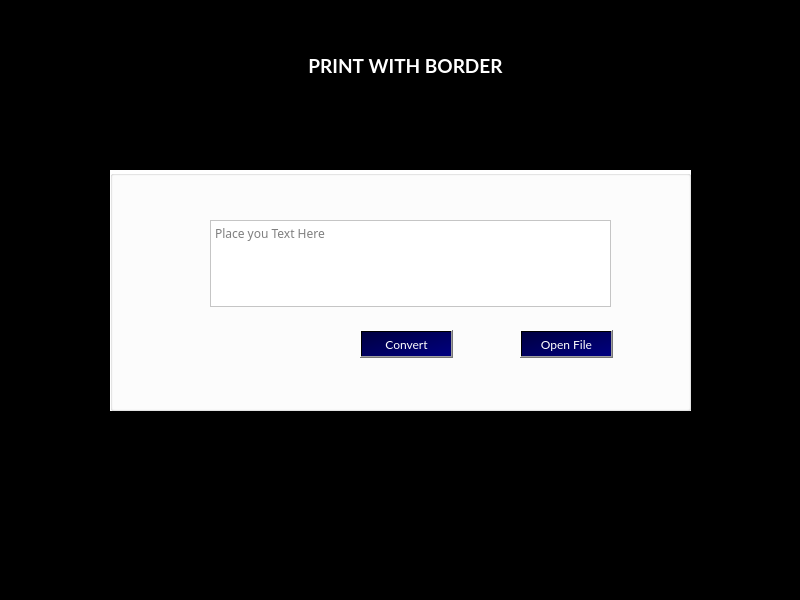
<?xml version="1.0" encoding="UTF-8"?>
<ui version="4.0">
 <class>MainWindow</class>
 <widget class="QMainWindow" name="MainWindow">
  <property name="geometry">
   <rect>
    <x>0</x>
    <y>0</y>
    <width>800</width>
    <height>600</height>
   </rect>
  </property>
  <property name="windowTitle">
   <string>MainWindow</string>
  </property>
  <property name="styleSheet">
   <string notr="true">background-color: rgb(0, 0, 0);</string>
  </property>
  <widget class="QWidget" name="centralwidget">
   <widget class="QLabel" name="title">
    <property name="geometry">
     <rect>
      <x>270</x>
      <y>40</y>
      <width>271</width>
      <height>51</height>
     </rect>
    </property>
    <property name="palette">
     <palette>
      <active>
       <colorrole role="WindowText">
        <brush brushstyle="SolidPattern">
         <color alpha="255">
          <red>255</red>
          <green>255</green>
          <blue>255</blue>
         </color>
        </brush>
       </colorrole>
       <colorrole role="Button">
        <brush brushstyle="SolidPattern">
         <color alpha="255">
          <red>0</red>
          <green>0</green>
          <blue>0</blue>
         </color>
        </brush>
       </colorrole>
       <colorrole role="Light">
        <brush brushstyle="SolidPattern">
         <color alpha="255">
          <red>255</red>
          <green>127</green>
          <blue>255</blue>
         </color>
        </brush>
       </colorrole>
       <colorrole role="Midlight">
        <brush brushstyle="SolidPattern">
         <color alpha="255">
          <red>255</red>
          <green>63</green>
          <blue>255</blue>
         </color>
        </brush>
       </colorrole>
       <colorrole role="Dark">
        <brush brushstyle="SolidPattern">
         <color alpha="255">
          <red>127</red>
          <green>0</green>
          <blue>127</blue>
         </color>
        </brush>
       </colorrole>
       <colorrole role="Mid">
        <brush brushstyle="SolidPattern">
         <color alpha="255">
          <red>170</red>
          <green>0</green>
          <blue>170</blue>
         </color>
        </brush>
       </colorrole>
       <colorrole role="Text">
        <brush brushstyle="SolidPattern">
         <color alpha="255">
          <red>255</red>
          <green>255</green>
          <blue>255</blue>
         </color>
        </brush>
       </colorrole>
       <colorrole role="BrightText">
        <brush brushstyle="SolidPattern">
         <color alpha="255">
          <red>255</red>
          <green>255</green>
          <blue>255</blue>
         </color>
        </brush>
       </colorrole>
       <colorrole role="ButtonText">
        <brush brushstyle="SolidPattern">
         <color alpha="255">
          <red>255</red>
          <green>255</green>
          <blue>255</blue>
         </color>
        </brush>
       </colorrole>
       <colorrole role="Base">
        <brush brushstyle="SolidPattern">
         <color alpha="255">
          <red>0</red>
          <green>0</green>
          <blue>0</blue>
         </color>
        </brush>
       </colorrole>
       <colorrole role="Window">
        <brush brushstyle="SolidPattern">
         <color alpha="255">
          <red>0</red>
          <green>0</green>
          <blue>0</blue>
         </color>
        </brush>
       </colorrole>
       <colorrole role="Shadow">
        <brush brushstyle="SolidPattern">
         <color alpha="255">
          <red>0</red>
          <green>0</green>
          <blue>0</blue>
         </color>
        </brush>
       </colorrole>
       <colorrole role="AlternateBase">
        <brush brushstyle="SolidPattern">
         <color alpha="255">
          <red>255</red>
          <green>127</green>
          <blue>255</blue>
         </color>
        </brush>
       </colorrole>
       <colorrole role="ToolTipBase">
        <brush brushstyle="SolidPattern">
         <color alpha="255">
          <red>255</red>
          <green>255</green>
          <blue>220</blue>
         </color>
        </brush>
       </colorrole>
       <colorrole role="ToolTipText">
        <brush brushstyle="SolidPattern">
         <color alpha="255">
          <red>0</red>
          <green>0</green>
          <blue>0</blue>
         </color>
        </brush>
       </colorrole>
       <colorrole role="PlaceholderText">
        <brush brushstyle="SolidPattern">
         <color alpha="128">
          <red>0</red>
          <green>0</green>
          <blue>0</blue>
         </color>
        </brush>
       </colorrole>
      </active>
      <inactive>
       <colorrole role="WindowText">
        <brush brushstyle="SolidPattern">
         <color alpha="255">
          <red>255</red>
          <green>255</green>
          <blue>255</blue>
         </color>
        </brush>
       </colorrole>
       <colorrole role="Button">
        <brush brushstyle="SolidPattern">
         <color alpha="255">
          <red>0</red>
          <green>0</green>
          <blue>0</blue>
         </color>
        </brush>
       </colorrole>
       <colorrole role="Light">
        <brush brushstyle="SolidPattern">
         <color alpha="255">
          <red>255</red>
          <green>127</green>
          <blue>255</blue>
         </color>
        </brush>
       </colorrole>
       <colorrole role="Midlight">
        <brush brushstyle="SolidPattern">
         <color alpha="255">
          <red>255</red>
          <green>63</green>
          <blue>255</blue>
         </color>
        </brush>
       </colorrole>
       <colorrole role="Dark">
        <brush brushstyle="SolidPattern">
         <color alpha="255">
          <red>127</red>
          <green>0</green>
          <blue>127</blue>
         </color>
        </brush>
       </colorrole>
       <colorrole role="Mid">
        <brush brushstyle="SolidPattern">
         <color alpha="255">
          <red>170</red>
          <green>0</green>
          <blue>170</blue>
         </color>
        </brush>
       </colorrole>
       <colorrole role="Text">
        <brush brushstyle="SolidPattern">
         <color alpha="255">
          <red>255</red>
          <green>255</green>
          <blue>255</blue>
         </color>
        </brush>
       </colorrole>
       <colorrole role="BrightText">
        <brush brushstyle="SolidPattern">
         <color alpha="255">
          <red>255</red>
          <green>255</green>
          <blue>255</blue>
         </color>
        </brush>
       </colorrole>
       <colorrole role="ButtonText">
        <brush brushstyle="SolidPattern">
         <color alpha="255">
          <red>255</red>
          <green>255</green>
          <blue>255</blue>
         </color>
        </brush>
       </colorrole>
       <colorrole role="Base">
        <brush brushstyle="SolidPattern">
         <color alpha="255">
          <red>0</red>
          <green>0</green>
          <blue>0</blue>
         </color>
        </brush>
       </colorrole>
       <colorrole role="Window">
        <brush brushstyle="SolidPattern">
         <color alpha="255">
          <red>0</red>
          <green>0</green>
          <blue>0</blue>
         </color>
        </brush>
       </colorrole>
       <colorrole role="Shadow">
        <brush brushstyle="SolidPattern">
         <color alpha="255">
          <red>0</red>
          <green>0</green>
          <blue>0</blue>
         </color>
        </brush>
       </colorrole>
       <colorrole role="AlternateBase">
        <brush brushstyle="SolidPattern">
         <color alpha="255">
          <red>255</red>
          <green>127</green>
          <blue>255</blue>
         </color>
        </brush>
       </colorrole>
       <colorrole role="ToolTipBase">
        <brush brushstyle="SolidPattern">
         <color alpha="255">
          <red>255</red>
          <green>255</green>
          <blue>220</blue>
         </color>
        </brush>
       </colorrole>
       <colorrole role="ToolTipText">
        <brush brushstyle="SolidPattern">
         <color alpha="255">
          <red>0</red>
          <green>0</green>
          <blue>0</blue>
         </color>
        </brush>
       </colorrole>
       <colorrole role="PlaceholderText">
        <brush brushstyle="SolidPattern">
         <color alpha="128">
          <red>0</red>
          <green>0</green>
          <blue>0</blue>
         </color>
        </brush>
       </colorrole>
      </inactive>
      <disabled>
       <colorrole role="WindowText">
        <brush brushstyle="SolidPattern">
         <color alpha="255">
          <red>255</red>
          <green>255</green>
          <blue>255</blue>
         </color>
        </brush>
       </colorrole>
       <colorrole role="Button">
        <brush brushstyle="SolidPattern">
         <color alpha="255">
          <red>0</red>
          <green>0</green>
          <blue>0</blue>
         </color>
        </brush>
       </colorrole>
       <colorrole role="Light">
        <brush brushstyle="SolidPattern">
         <color alpha="255">
          <red>255</red>
          <green>127</green>
          <blue>255</blue>
         </color>
        </brush>
       </colorrole>
       <colorrole role="Midlight">
        <brush brushstyle="SolidPattern">
         <color alpha="255">
          <red>255</red>
          <green>63</green>
          <blue>255</blue>
         </color>
        </brush>
       </colorrole>
       <colorrole role="Dark">
        <brush brushstyle="SolidPattern">
         <color alpha="255">
          <red>127</red>
          <green>0</green>
          <blue>127</blue>
         </color>
        </brush>
       </colorrole>
       <colorrole role="Mid">
        <brush brushstyle="SolidPattern">
         <color alpha="255">
          <red>170</red>
          <green>0</green>
          <blue>170</blue>
         </color>
        </brush>
       </colorrole>
       <colorrole role="Text">
        <brush brushstyle="SolidPattern">
         <color alpha="255">
          <red>255</red>
          <green>255</green>
          <blue>255</blue>
         </color>
        </brush>
       </colorrole>
       <colorrole role="BrightText">
        <brush brushstyle="SolidPattern">
         <color alpha="255">
          <red>255</red>
          <green>255</green>
          <blue>255</blue>
         </color>
        </brush>
       </colorrole>
       <colorrole role="ButtonText">
        <brush brushstyle="SolidPattern">
         <color alpha="255">
          <red>255</red>
          <green>255</green>
          <blue>255</blue>
         </color>
        </brush>
       </colorrole>
       <colorrole role="Base">
        <brush brushstyle="SolidPattern">
         <color alpha="255">
          <red>0</red>
          <green>0</green>
          <blue>0</blue>
         </color>
        </brush>
       </colorrole>
       <colorrole role="Window">
        <brush brushstyle="SolidPattern">
         <color alpha="255">
          <red>0</red>
          <green>0</green>
          <blue>0</blue>
         </color>
        </brush>
       </colorrole>
       <colorrole role="Shadow">
        <brush brushstyle="SolidPattern">
         <color alpha="255">
          <red>0</red>
          <green>0</green>
          <blue>0</blue>
         </color>
        </brush>
       </colorrole>
       <colorrole role="AlternateBase">
        <brush brushstyle="SolidPattern">
         <color alpha="255">
          <red>255</red>
          <green>0</green>
          <blue>255</blue>
         </color>
        </brush>
       </colorrole>
       <colorrole role="ToolTipBase">
        <brush brushstyle="SolidPattern">
         <color alpha="255">
          <red>255</red>
          <green>255</green>
          <blue>220</blue>
         </color>
        </brush>
       </colorrole>
       <colorrole role="ToolTipText">
        <brush brushstyle="SolidPattern">
         <color alpha="255">
          <red>0</red>
          <green>0</green>
          <blue>0</blue>
         </color>
        </brush>
       </colorrole>
       <colorrole role="PlaceholderText">
        <brush brushstyle="SolidPattern">
         <color alpha="128">
          <red>0</red>
          <green>0</green>
          <blue>0</blue>
         </color>
        </brush>
       </colorrole>
      </disabled>
     </palette>
    </property>
    <property name="font">
     <font>
      <family>Lato</family>
      <pointsize>14</pointsize>
      <weight>75</weight>
      <italic>false</italic>
      <bold>true</bold>
      <underline>false</underline>
      <strikeout>false</strikeout>
      <kerning>false</kerning>
     </font>
    </property>
    <property name="styleSheet">
     <string notr="true">color: rgb(255, 255, 255);</string>
    </property>
    <property name="text">
     <string>PRINT WITH BORDER</string>
    </property>
    <property name="alignment">
     <set>Qt::AlignCenter</set>
    </property>
   </widget>
   <widget class="QGroupBox" name="groupBox">
    <property name="geometry">
     <rect>
      <x>110</x>
      <y>170</y>
      <width>581</width>
      <height>241</height>
     </rect>
    </property>
    <property name="styleSheet">
     <string notr="true">color: rgb(255, 255, 255);
background-color: rgb(255, 255, 255);</string>
    </property>
    <property name="title">
     <string/>
    </property>
    <widget class="QPushButton" name="convertButton">
     <property name="geometry">
      <rect>
       <x>250</x>
       <y>160</y>
       <width>93</width>
       <height>28</height>
      </rect>
     </property>
     <property name="palette">
      <palette>
       <active>
        <colorrole role="WindowText">
         <brush brushstyle="SolidPattern">
          <color alpha="255">
           <red>255</red>
           <green>255</green>
           <blue>255</blue>
          </color>
         </brush>
        </colorrole>
        <colorrole role="Button">
         <brush brushstyle="LinearGradientPattern">
          <gradient startx="0.000000000000000" starty="0.000000000000000" endx="1.000000000000000" endy="1.000000000000000" type="LinearGradient" spread="PadSpread" coordinatemode="ObjectBoundingMode">
           <gradientstop position="0.000000000000000">
            <color alpha="255">
             <red>0</red>
             <green>0</green>
             <blue>64</blue>
            </color>
           </gradientstop>
           <gradientstop position="1.000000000000000">
            <color alpha="255">
             <red>0</red>
             <green>0</green>
             <blue>128</blue>
            </color>
           </gradientstop>
          </gradient>
         </brush>
        </colorrole>
        <colorrole role="Text">
         <brush brushstyle="SolidPattern">
          <color alpha="255">
           <red>255</red>
           <green>255</green>
           <blue>255</blue>
          </color>
         </brush>
        </colorrole>
        <colorrole role="ButtonText">
         <brush brushstyle="SolidPattern">
          <color alpha="255">
           <red>255</red>
           <green>255</green>
           <blue>255</blue>
          </color>
         </brush>
        </colorrole>
        <colorrole role="Base">
         <brush brushstyle="LinearGradientPattern">
          <gradient startx="0.000000000000000" starty="0.000000000000000" endx="1.000000000000000" endy="1.000000000000000" type="LinearGradient" spread="PadSpread" coordinatemode="ObjectBoundingMode">
           <gradientstop position="0.000000000000000">
            <color alpha="255">
             <red>0</red>
             <green>0</green>
             <blue>64</blue>
            </color>
           </gradientstop>
           <gradientstop position="1.000000000000000">
            <color alpha="255">
             <red>0</red>
             <green>0</green>
             <blue>128</blue>
            </color>
           </gradientstop>
          </gradient>
         </brush>
        </colorrole>
        <colorrole role="Window">
         <brush brushstyle="LinearGradientPattern">
          <gradient startx="0.000000000000000" starty="0.000000000000000" endx="1.000000000000000" endy="1.000000000000000" type="LinearGradient" spread="PadSpread" coordinatemode="ObjectBoundingMode">
           <gradientstop position="0.000000000000000">
            <color alpha="255">
             <red>0</red>
             <green>0</green>
             <blue>64</blue>
            </color>
           </gradientstop>
           <gradientstop position="1.000000000000000">
            <color alpha="255">
             <red>0</red>
             <green>0</green>
             <blue>128</blue>
            </color>
           </gradientstop>
          </gradient>
         </brush>
        </colorrole>
        <colorrole role="PlaceholderText">
         <brush brushstyle="NoBrush">
          <color alpha="128">
           <red>255</red>
           <green>255</green>
           <blue>255</blue>
          </color>
         </brush>
        </colorrole>
       </active>
       <inactive>
        <colorrole role="WindowText">
         <brush brushstyle="SolidPattern">
          <color alpha="255">
           <red>255</red>
           <green>255</green>
           <blue>255</blue>
          </color>
         </brush>
        </colorrole>
        <colorrole role="Button">
         <brush brushstyle="LinearGradientPattern">
          <gradient startx="0.000000000000000" starty="0.000000000000000" endx="1.000000000000000" endy="1.000000000000000" type="LinearGradient" spread="PadSpread" coordinatemode="ObjectBoundingMode">
           <gradientstop position="0.000000000000000">
            <color alpha="255">
             <red>0</red>
             <green>0</green>
             <blue>64</blue>
            </color>
           </gradientstop>
           <gradientstop position="1.000000000000000">
            <color alpha="255">
             <red>0</red>
             <green>0</green>
             <blue>128</blue>
            </color>
           </gradientstop>
          </gradient>
         </brush>
        </colorrole>
        <colorrole role="Text">
         <brush brushstyle="SolidPattern">
          <color alpha="255">
           <red>255</red>
           <green>255</green>
           <blue>255</blue>
          </color>
         </brush>
        </colorrole>
        <colorrole role="ButtonText">
         <brush brushstyle="SolidPattern">
          <color alpha="255">
           <red>255</red>
           <green>255</green>
           <blue>255</blue>
          </color>
         </brush>
        </colorrole>
        <colorrole role="Base">
         <brush brushstyle="LinearGradientPattern">
          <gradient startx="0.000000000000000" starty="0.000000000000000" endx="1.000000000000000" endy="1.000000000000000" type="LinearGradient" spread="PadSpread" coordinatemode="ObjectBoundingMode">
           <gradientstop position="0.000000000000000">
            <color alpha="255">
             <red>0</red>
             <green>0</green>
             <blue>64</blue>
            </color>
           </gradientstop>
           <gradientstop position="1.000000000000000">
            <color alpha="255">
             <red>0</red>
             <green>0</green>
             <blue>128</blue>
            </color>
           </gradientstop>
          </gradient>
         </brush>
        </colorrole>
        <colorrole role="Window">
         <brush brushstyle="LinearGradientPattern">
          <gradient startx="0.000000000000000" starty="0.000000000000000" endx="1.000000000000000" endy="1.000000000000000" type="LinearGradient" spread="PadSpread" coordinatemode="ObjectBoundingMode">
           <gradientstop position="0.000000000000000">
            <color alpha="255">
             <red>0</red>
             <green>0</green>
             <blue>64</blue>
            </color>
           </gradientstop>
           <gradientstop position="1.000000000000000">
            <color alpha="255">
             <red>0</red>
             <green>0</green>
             <blue>128</blue>
            </color>
           </gradientstop>
          </gradient>
         </brush>
        </colorrole>
        <colorrole role="PlaceholderText">
         <brush brushstyle="NoBrush">
          <color alpha="128">
           <red>255</red>
           <green>255</green>
           <blue>255</blue>
          </color>
         </brush>
        </colorrole>
       </inactive>
       <disabled>
        <colorrole role="WindowText">
         <brush brushstyle="SolidPattern">
          <color alpha="255">
           <red>255</red>
           <green>255</green>
           <blue>255</blue>
          </color>
         </brush>
        </colorrole>
        <colorrole role="Button">
         <brush brushstyle="LinearGradientPattern">
          <gradient startx="0.000000000000000" starty="0.000000000000000" endx="1.000000000000000" endy="1.000000000000000" type="LinearGradient" spread="PadSpread" coordinatemode="ObjectBoundingMode">
           <gradientstop position="0.000000000000000">
            <color alpha="255">
             <red>0</red>
             <green>0</green>
             <blue>64</blue>
            </color>
           </gradientstop>
           <gradientstop position="1.000000000000000">
            <color alpha="255">
             <red>0</red>
             <green>0</green>
             <blue>128</blue>
            </color>
           </gradientstop>
          </gradient>
         </brush>
        </colorrole>
        <colorrole role="Text">
         <brush brushstyle="SolidPattern">
          <color alpha="255">
           <red>255</red>
           <green>255</green>
           <blue>255</blue>
          </color>
         </brush>
        </colorrole>
        <colorrole role="ButtonText">
         <brush brushstyle="SolidPattern">
          <color alpha="255">
           <red>255</red>
           <green>255</green>
           <blue>255</blue>
          </color>
         </brush>
        </colorrole>
        <colorrole role="Base">
         <brush brushstyle="LinearGradientPattern">
          <gradient startx="0.000000000000000" starty="0.000000000000000" endx="1.000000000000000" endy="1.000000000000000" type="LinearGradient" spread="PadSpread" coordinatemode="ObjectBoundingMode">
           <gradientstop position="0.000000000000000">
            <color alpha="255">
             <red>0</red>
             <green>0</green>
             <blue>64</blue>
            </color>
           </gradientstop>
           <gradientstop position="1.000000000000000">
            <color alpha="255">
             <red>0</red>
             <green>0</green>
             <blue>128</blue>
            </color>
           </gradientstop>
          </gradient>
         </brush>
        </colorrole>
        <colorrole role="Window">
         <brush brushstyle="LinearGradientPattern">
          <gradient startx="0.000000000000000" starty="0.000000000000000" endx="1.000000000000000" endy="1.000000000000000" type="LinearGradient" spread="PadSpread" coordinatemode="ObjectBoundingMode">
           <gradientstop position="0.000000000000000">
            <color alpha="255">
             <red>0</red>
             <green>0</green>
             <blue>64</blue>
            </color>
           </gradientstop>
           <gradientstop position="1.000000000000000">
            <color alpha="255">
             <red>0</red>
             <green>0</green>
             <blue>128</blue>
            </color>
           </gradientstop>
          </gradient>
         </brush>
        </colorrole>
        <colorrole role="PlaceholderText">
         <brush brushstyle="NoBrush">
          <color alpha="128">
           <red>255</red>
           <green>255</green>
           <blue>255</blue>
          </color>
         </brush>
        </colorrole>
       </disabled>
      </palette>
     </property>
     <property name="font">
      <font>
       <family>Lato</family>
       <weight>50</weight>
       <bold>false</bold>
      </font>
     </property>
     <property name="toolTip">
      <string/>
     </property>
     <property name="statusTip">
      <string/>
     </property>
     <property name="styleSheet">
      <string notr="true">background-color: qlineargradient(spread:pad, x1:0, y1:0, x2:1, y2:1, stop:0 rgba(0, 0, 64, 255), stop:1 rgba(0, 0, 128, 255));
color: rgb(255, 255, 255);</string>
     </property>
     <property name="text">
      <string>Convert</string>
     </property>
    </widget>
    <widget class="QTextEdit" name="textField">
     <property name="geometry">
      <rect>
       <x>100</x>
       <y>50</y>
       <width>401</width>
       <height>87</height>
      </rect>
     </property>
     <property name="font">
      <font>
       <family>Kristen ITC</family>
      </font>
     </property>
     <property name="styleSheet">
      <string notr="true">
color: rgb(0, 0, 0);</string>
     </property>
     <property name="placeholderText">
      <string>Place you Text Here</string>
     </property>
    </widget>
    <widget class="QPushButton" name="openInNotepadButton">
     <property name="geometry">
      <rect>
       <x>410</x>
       <y>160</y>
       <width>93</width>
       <height>28</height>
      </rect>
     </property>
     <property name="palette">
      <palette>
       <active>
        <colorrole role="WindowText">
         <brush brushstyle="SolidPattern">
          <color alpha="255">
           <red>255</red>
           <green>255</green>
           <blue>255</blue>
          </color>
         </brush>
        </colorrole>
        <colorrole role="Button">
         <brush brushstyle="LinearGradientPattern">
          <gradient startx="0.000000000000000" starty="0.000000000000000" endx="1.000000000000000" endy="1.000000000000000" type="LinearGradient" spread="PadSpread" coordinatemode="ObjectBoundingMode">
           <gradientstop position="0.000000000000000">
            <color alpha="255">
             <red>0</red>
             <green>0</green>
             <blue>64</blue>
            </color>
           </gradientstop>
           <gradientstop position="1.000000000000000">
            <color alpha="255">
             <red>0</red>
             <green>0</green>
             <blue>128</blue>
            </color>
           </gradientstop>
          </gradient>
         </brush>
        </colorrole>
        <colorrole role="Text">
         <brush brushstyle="SolidPattern">
          <color alpha="255">
           <red>255</red>
           <green>255</green>
           <blue>255</blue>
          </color>
         </brush>
        </colorrole>
        <colorrole role="ButtonText">
         <brush brushstyle="SolidPattern">
          <color alpha="255">
           <red>255</red>
           <green>255</green>
           <blue>255</blue>
          </color>
         </brush>
        </colorrole>
        <colorrole role="Base">
         <brush brushstyle="LinearGradientPattern">
          <gradient startx="0.000000000000000" starty="0.000000000000000" endx="1.000000000000000" endy="1.000000000000000" type="LinearGradient" spread="PadSpread" coordinatemode="ObjectBoundingMode">
           <gradientstop position="0.000000000000000">
            <color alpha="255">
             <red>0</red>
             <green>0</green>
             <blue>64</blue>
            </color>
           </gradientstop>
           <gradientstop position="1.000000000000000">
            <color alpha="255">
             <red>0</red>
             <green>0</green>
             <blue>128</blue>
            </color>
           </gradientstop>
          </gradient>
         </brush>
        </colorrole>
        <colorrole role="Window">
         <brush brushstyle="LinearGradientPattern">
          <gradient startx="0.000000000000000" starty="0.000000000000000" endx="1.000000000000000" endy="1.000000000000000" type="LinearGradient" spread="PadSpread" coordinatemode="ObjectBoundingMode">
           <gradientstop position="0.000000000000000">
            <color alpha="255">
             <red>0</red>
             <green>0</green>
             <blue>64</blue>
            </color>
           </gradientstop>
           <gradientstop position="1.000000000000000">
            <color alpha="255">
             <red>0</red>
             <green>0</green>
             <blue>128</blue>
            </color>
           </gradientstop>
          </gradient>
         </brush>
        </colorrole>
        <colorrole role="PlaceholderText">
         <brush brushstyle="NoBrush">
          <color alpha="128">
           <red>255</red>
           <green>255</green>
           <blue>255</blue>
          </color>
         </brush>
        </colorrole>
       </active>
       <inactive>
        <colorrole role="WindowText">
         <brush brushstyle="SolidPattern">
          <color alpha="255">
           <red>255</red>
           <green>255</green>
           <blue>255</blue>
          </color>
         </brush>
        </colorrole>
        <colorrole role="Button">
         <brush brushstyle="LinearGradientPattern">
          <gradient startx="0.000000000000000" starty="0.000000000000000" endx="1.000000000000000" endy="1.000000000000000" type="LinearGradient" spread="PadSpread" coordinatemode="ObjectBoundingMode">
           <gradientstop position="0.000000000000000">
            <color alpha="255">
             <red>0</red>
             <green>0</green>
             <blue>64</blue>
            </color>
           </gradientstop>
           <gradientstop position="1.000000000000000">
            <color alpha="255">
             <red>0</red>
             <green>0</green>
             <blue>128</blue>
            </color>
           </gradientstop>
          </gradient>
         </brush>
        </colorrole>
        <colorrole role="Text">
         <brush brushstyle="SolidPattern">
          <color alpha="255">
           <red>255</red>
           <green>255</green>
           <blue>255</blue>
          </color>
         </brush>
        </colorrole>
        <colorrole role="ButtonText">
         <brush brushstyle="SolidPattern">
          <color alpha="255">
           <red>255</red>
           <green>255</green>
           <blue>255</blue>
          </color>
         </brush>
        </colorrole>
        <colorrole role="Base">
         <brush brushstyle="LinearGradientPattern">
          <gradient startx="0.000000000000000" starty="0.000000000000000" endx="1.000000000000000" endy="1.000000000000000" type="LinearGradient" spread="PadSpread" coordinatemode="ObjectBoundingMode">
           <gradientstop position="0.000000000000000">
            <color alpha="255">
             <red>0</red>
             <green>0</green>
             <blue>64</blue>
            </color>
           </gradientstop>
           <gradientstop position="1.000000000000000">
            <color alpha="255">
             <red>0</red>
             <green>0</green>
             <blue>128</blue>
            </color>
           </gradientstop>
          </gradient>
         </brush>
        </colorrole>
        <colorrole role="Window">
         <brush brushstyle="LinearGradientPattern">
          <gradient startx="0.000000000000000" starty="0.000000000000000" endx="1.000000000000000" endy="1.000000000000000" type="LinearGradient" spread="PadSpread" coordinatemode="ObjectBoundingMode">
           <gradientstop position="0.000000000000000">
            <color alpha="255">
             <red>0</red>
             <green>0</green>
             <blue>64</blue>
            </color>
           </gradientstop>
           <gradientstop position="1.000000000000000">
            <color alpha="255">
             <red>0</red>
             <green>0</green>
             <blue>128</blue>
            </color>
           </gradientstop>
          </gradient>
         </brush>
        </colorrole>
        <colorrole role="PlaceholderText">
         <brush brushstyle="NoBrush">
          <color alpha="128">
           <red>255</red>
           <green>255</green>
           <blue>255</blue>
          </color>
         </brush>
        </colorrole>
       </inactive>
       <disabled>
        <colorrole role="WindowText">
         <brush brushstyle="SolidPattern">
          <color alpha="255">
           <red>255</red>
           <green>255</green>
           <blue>255</blue>
          </color>
         </brush>
        </colorrole>
        <colorrole role="Button">
         <brush brushstyle="LinearGradientPattern">
          <gradient startx="0.000000000000000" starty="0.000000000000000" endx="1.000000000000000" endy="1.000000000000000" type="LinearGradient" spread="PadSpread" coordinatemode="ObjectBoundingMode">
           <gradientstop position="0.000000000000000">
            <color alpha="255">
             <red>0</red>
             <green>0</green>
             <blue>64</blue>
            </color>
           </gradientstop>
           <gradientstop position="1.000000000000000">
            <color alpha="255">
             <red>0</red>
             <green>0</green>
             <blue>128</blue>
            </color>
           </gradientstop>
          </gradient>
         </brush>
        </colorrole>
        <colorrole role="Text">
         <brush brushstyle="SolidPattern">
          <color alpha="255">
           <red>255</red>
           <green>255</green>
           <blue>255</blue>
          </color>
         </brush>
        </colorrole>
        <colorrole role="ButtonText">
         <brush brushstyle="SolidPattern">
          <color alpha="255">
           <red>255</red>
           <green>255</green>
           <blue>255</blue>
          </color>
         </brush>
        </colorrole>
        <colorrole role="Base">
         <brush brushstyle="LinearGradientPattern">
          <gradient startx="0.000000000000000" starty="0.000000000000000" endx="1.000000000000000" endy="1.000000000000000" type="LinearGradient" spread="PadSpread" coordinatemode="ObjectBoundingMode">
           <gradientstop position="0.000000000000000">
            <color alpha="255">
             <red>0</red>
             <green>0</green>
             <blue>64</blue>
            </color>
           </gradientstop>
           <gradientstop position="1.000000000000000">
            <color alpha="255">
             <red>0</red>
             <green>0</green>
             <blue>128</blue>
            </color>
           </gradientstop>
          </gradient>
         </brush>
        </colorrole>
        <colorrole role="Window">
         <brush brushstyle="LinearGradientPattern">
          <gradient startx="0.000000000000000" starty="0.000000000000000" endx="1.000000000000000" endy="1.000000000000000" type="LinearGradient" spread="PadSpread" coordinatemode="ObjectBoundingMode">
           <gradientstop position="0.000000000000000">
            <color alpha="255">
             <red>0</red>
             <green>0</green>
             <blue>64</blue>
            </color>
           </gradientstop>
           <gradientstop position="1.000000000000000">
            <color alpha="255">
             <red>0</red>
             <green>0</green>
             <blue>128</blue>
            </color>
           </gradientstop>
          </gradient>
         </brush>
        </colorrole>
        <colorrole role="PlaceholderText">
         <brush brushstyle="NoBrush">
          <color alpha="128">
           <red>255</red>
           <green>255</green>
           <blue>255</blue>
          </color>
         </brush>
        </colorrole>
       </disabled>
      </palette>
     </property>
     <property name="font">
      <font>
       <family>Lato</family>
       <weight>50</weight>
       <bold>false</bold>
      </font>
     </property>
     <property name="toolTip">
      <string/>
     </property>
     <property name="statusTip">
      <string/>
     </property>
     <property name="styleSheet">
      <string notr="true">background-color: qlineargradient(spread:pad, x1:0, y1:0, x2:1, y2:1, stop:0 rgba(0, 0, 64, 255), stop:1 rgba(0, 0, 128, 255));
color: rgb(255, 255, 255);</string>
     </property>
     <property name="text">
      <string>Open File</string>
     </property>
    </widget>
   </widget>
  </widget>
  <widget class="QMenuBar" name="menubar">
   <property name="geometry">
    <rect>
     <x>0</x>
     <y>0</y>
     <width>800</width>
     <height>26</height>
    </rect>
   </property>
  </widget>
  <widget class="QStatusBar" name="statusbar"/>
 </widget>
 <resources/>
 <connections/>
</ui>
